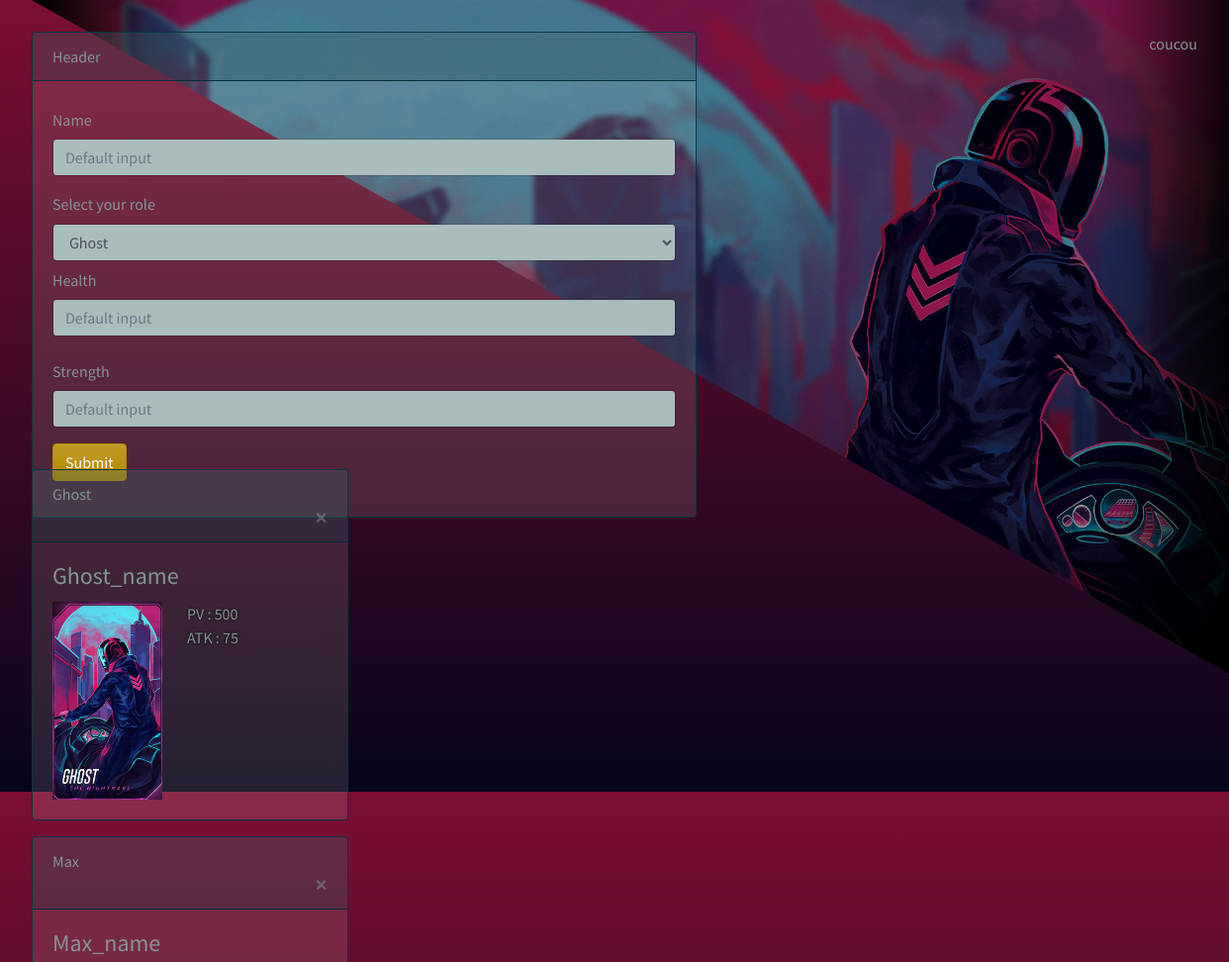
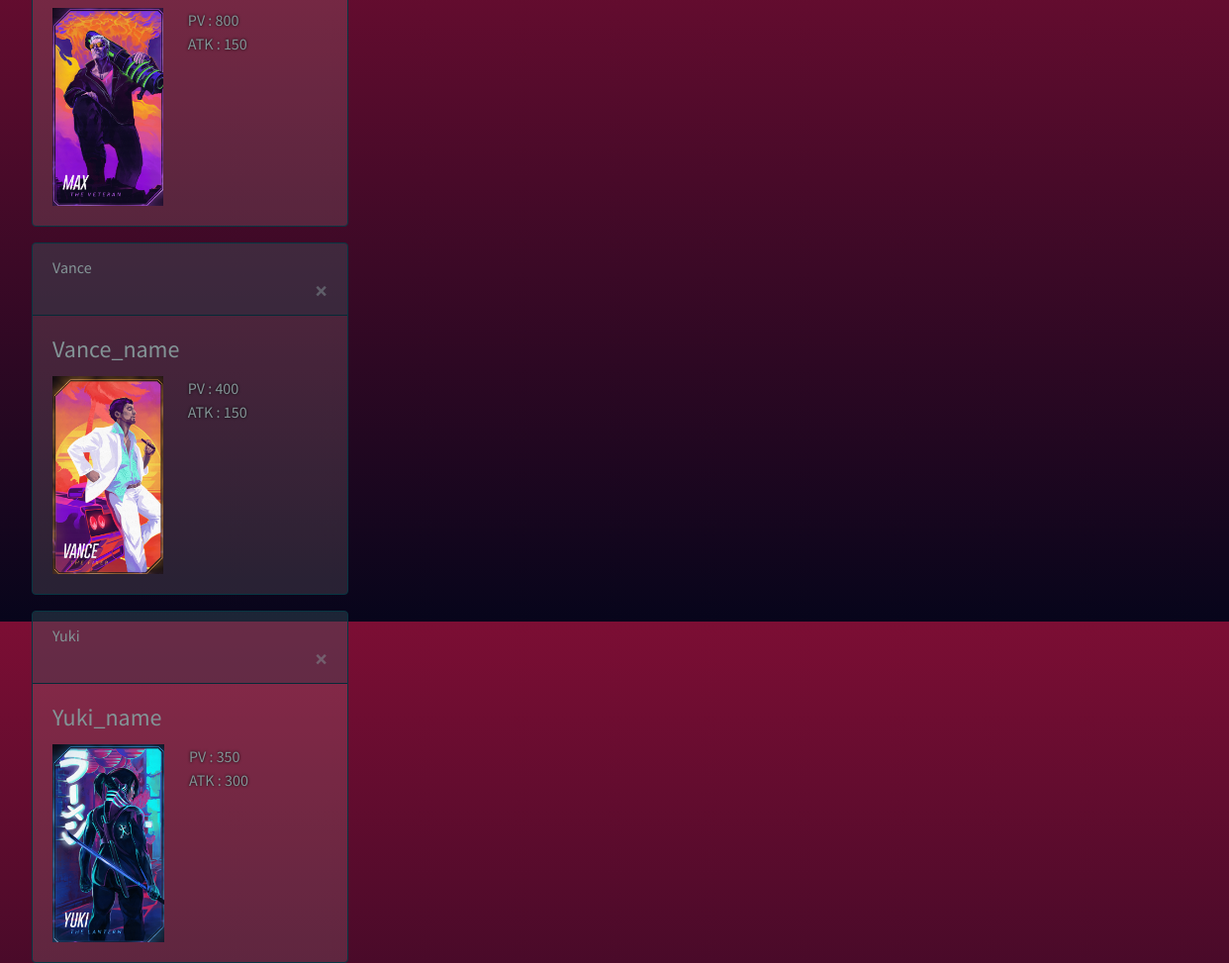
The page / on the database its author committed (2 pictures, top to bottom).
### tables this page shows
CREATE TABLE `character` (
  `id` int(11) NOT NULL AUTO_INCREMENT,
  `name` text NOT NULL,
  `health` int(11) NOT NULL,
  `strength` int(11) NOT NULL,
  `role_id` int(11) NOT NULL,
  PRIMARY KEY (`id`),
  KEY `role_id` (`role_id`),
  CONSTRAINT `character_ibfk_1` FOREIGN KEY (`role_id`) REFERENCES `role` (`id`) ON DELETE CASCADE,
  CONSTRAINT `character_ibfk_2` FOREIGN KEY (`role_id`) REFERENCES `role` (`id`)
);

CREATE TABLE `role` (
  `id` int(11) NOT NULL AUTO_INCREMENT,
  `role` text NOT NULL,
  `image` text NOT NULL,
  PRIMARY KEY (`id`)
);

### CRUD/class/Character.php (called while the page is built, shortened)
<?php
abstract  class Character
{
    public $name;
    public $health;
    public $strength;
        public static function getCharacters() {
            $connec = new PDO('mysql:dbname='.DBNAME.';charset='.CHARSET,USERNAME,PASSWORD);
            $sql = "SELECT character.id AS character_id, name, health, strength, role_id, role, image FROM `character` RIGHT JOIN role ON role_id = role.id;";
            $characters = $connec->prepare($sql);
            $characters->execute();
            $characters = $characters->fetchAll();
            return $characters;
        }
        public static function getRoles() {
            $sql = "SELECT * FROM `role`;";
            $connec = new PDO('mysql:dbname='.DBNAME.';charset='.CHARSET,USERNAME,PASSWORD);
            $role = $connec->prepare($sql);
            $role->execute();
            $role = $role->fetchAll();
            return $role;
        }
        public function getName()
        {
            return $this->name;
        }
        public function getRoleName()
        {
            return $this->role_name;
        }
        public function getHealth()
        {
            return $this->health;
        }
        public function getStrength()
        {
            return $this->strength;
        }
        public function setName($name)
        {
            $this->name = $name;
        }
        public function setRoleName($role_name)
        {
            $this->role_name = $role_name;
        }
        public function setHealth($health)
        {
            $this->health = $health;
        }
        public function setStrength($strength)
        {
            $this->strength = $strength;
        }
}

### CRUD/class/child/Ghost.php (called while the page is built, shortened)
<?php
Class Ghost extends Character
{
    public $image;
        public function getImage()
        {
            return $this->image;
        }
        public function setImage($image)
        {
            $this->image = $image;
        }
}
?>

### CRUD/class/child/Max.php (called while the page is built, shortened)
<?php
Class Max extends Character
{
    public $image;
        public function getImage()
        {
            return $this->image;
        }
        public function setImage($image)
        {
            $this->image = $image;
        }
}
?>

### CRUD/class/child/Vance.php (called while the page is built, shortened)
<?php
Class Vance extends Character
{
    public $image;
        public function getImage()
        {
            return $this->image;
        }
        public function setImage($image)
        {
            $this->image = $image;
        }
}
?>

### CRUD/class/child/Yuki.php (called while the page is built, shortened)
<?php
Class Yuki extends Character
{
    public $image;
        public function getImage()
        {
            return $this->image;
        }
        public function setImage($image)
        {
            $this->image = $image;
        }
}
?>

### elements/selectCharacter.php (the view, shortened to what this page needs)
<?php
$allCharacters = array();
foreach (Character::getCharacters() as $character) {
  $perso_name = $character['name'];
  array_push($allCharacters, $perso_name);
}
?>
<div class="characters swiper-container">
      <div class="swiper-wrapper">
          <?php  foreach ($allCharacters as $key => $character) : ?>
            <div class="card border-dark mb-3 swiper-slide" style="max-width: 20rem;">
              <div class="card-header">
                <?=$$character->getRoleName()?>
                <form method="post" action="./CRUD/deleteCharacter.php">
                  <button type="submit" class="close">&times;</button>
                </form>
              </div>
              <div class="card-body">
                <h4 class="card-title"><?=$$character->getName()?></h4>
                <div class="card-infos">
                  <img class="card-image" src="<?=$$character->getImage()?>" alt="">
                  <div class="card-stats">
                    <span>PV : <?=$$character->getHealth()?></span> <br>
                    <span>ATK : <?=$$character->getStrength()?></span>
                  </div>
                </div>
              </div>
            </div>
          <?php  endforeach ?>
      </div>
  </div>

### elements/layouts/header.php (shortened to what this page needs)
<!DOCTYPE html>
<html lang="en">
<head>
    <link rel="stylesheet" href="./css/bootstrap.css">
    <link rel="stylesheet" href="./css/bootstrap.min.css">
    <link rel="stylesheet" href="./css/home.css">
    <link rel="stylesheet" href="https://cdnjs.cloudflare.com/ajax/libs/Swiper/4.5.0/css/swiper.css">
    <link rel="stylesheet" href="https://cdnjs.cloudflare.com/ajax/libs/Swiper/4.5.0/css/swiper.min.css">
    <link rel="stylesheet" href="./css/slider.css">
</head>
<body>
    <img class="background" src="./elements/images/background/Ghost.jpg" alt="" srcset="">

### index.php (shortened to what this page needs)
<?php
include './elements/layouts/header.php';
?>
<section class="content">
    <?php
    include './elements/form.php';
    include './elements/fight.php';
    ?>
</section>
<?php
include './elements/selectCharacter.php';
include './elements/layouts/footer.php';
?>

### elements/form.php
<div class="content_form">
    <div class="card border-dark form">
    <div class="card-header">Header</div>
    <div class="card-body">
            <form method="post" action="./CRUD/addCharacter.php">
                <fieldset>
                    <div class="form-group">
                        <div class="form-group">
                            <label class="col-form-label" for="inputDefault">Name</label>
                            <input type="text" name="name" class="form-control" placeholder="Default input" id="inputDefault" required>
                        </div>
                        <label for="select_role">Select your role</label>
                        <select class="form-control" name="role" id="select_role">
                            <?php foreach (Character::getRoles() as $key => $role) : ?>
                                <option data-image="<?=$role['role']?>" value="<?=$role['id']?>"><?=$role['role']?></option>
                            <?php endforeach ?>
                        </select>
                        <div class="form-group">
                            <label class="col-form-label" for="inputDefault">Health</label>
                            <input type="number" name="health" class="form-control" placeholder="Default input" id="inputDefault" required>
                        </div>
                        <div class="form-group">
                            <label class="col-form-label" for="inputDefault">Strength</label>
                            <input type="number" name="strength" class="form-control" placeholder="Default input" id="inputDefault" required>
                        </div>
                        <input type="submit" name="submit" class="btn btn-primary" value="Submit">
                    </div>
                </fieldset>
            </form>
    </div>
    </div>
</div>

### elements/fight.php (shortened to what this page needs)
<div>
coucou

### elements/layouts/footer.php (shortened to what this page needs)
</body>
</html>

### css/home.css (style rules this page uses)
body { height: 100vh; padding: 2em; background: linear-gradient(#7c0e34, #07051b); overflow: hidden; display: flex; flex-direction: column; justify-content: center; }
.background { position: absolute; top: 0; display: flex; width: 100%; clip-path: polygon(100% 0, 0 0, 100% 100%); z-index: -1; }
.content { height: 60%; display: flex; justify-content: space-between; }
.characters { height: 40%; width: 100%; }
.card-image { height: 200px; width: auto; }
.card-infos { display: flex; }
.card-stats { margin-left: 25px; text-shadow: 0 0 3px black; }
.form { width: 42em; }

### rows shown on the page
character: role.role "Ghost", name "Ghost_name", role.image (picture), health "500", strength "75"
character: role.role "Max", name "Max_name", role.image (picture), health "800", Strength "150"
character: role.role "Vance", name "Vance_name", role.image (picture), health "400", strength "150"
character: role.role "Yuki", name "Yuki_name", role.image (picture), health "350", Strength "300"

### other values the page prints
form field role "Ghost"
